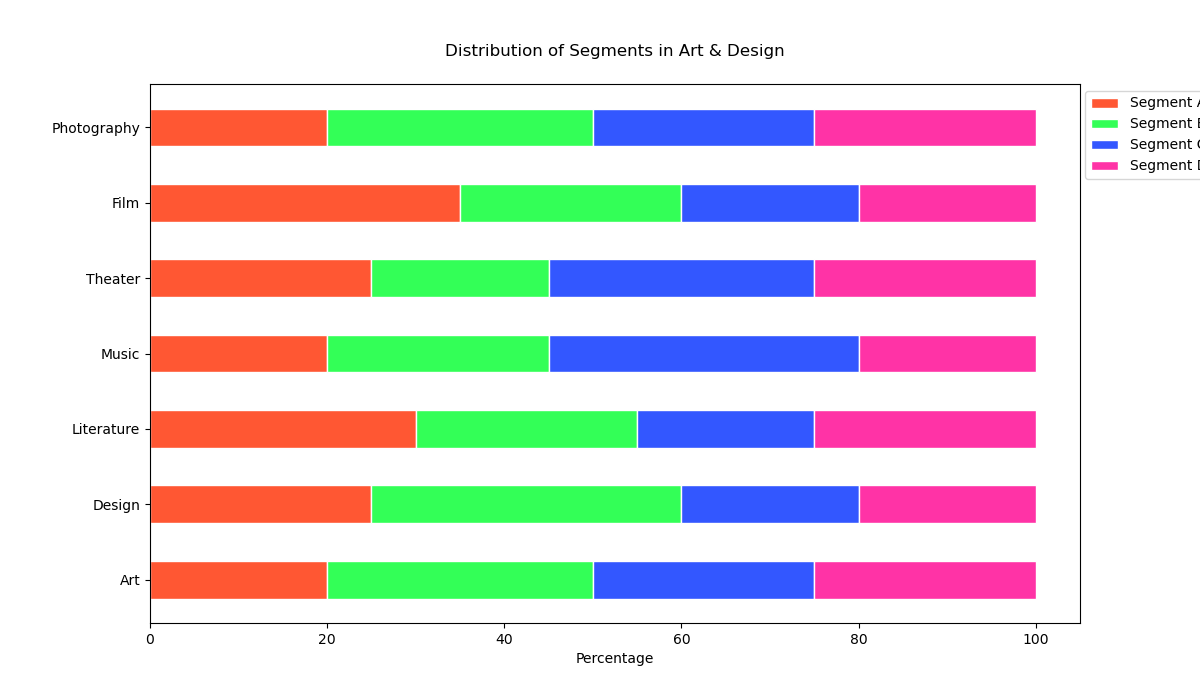

Write Python code to recreate this figure.
import matplotlib.pyplot as plt
import numpy as np

# Data
categories = ['Art', 'Design', 'Literature', 'Music', 'Theater', 'Film', 'Photography']
segment_A = [20, 25, 30, 20, 25, 35, 20]
segment_B = [30, 35, 25, 25, 20, 25, 30]
segment_C = [25, 20, 20, 35, 30, 20, 25]
segment_D = [25, 20, 25, 20, 25, 20, 25]

# Convert data to percentages
totals = np.array(segment_A) + np.array(segment_B) + np.array(segment_C) + np.array(segment_D)
segment_A = np.array(segment_A) / totals * 100
segment_B = np.array(segment_B) / totals * 100
segment_C = np.array(segment_C) / totals * 100
segment_D = np.array(segment_D) / totals * 100

# Stacked bar chart
barWidth = 0.5
r = range(len(categories))

plt.figure(figsize=(12, 7))

plt.barh(r, segment_A, color='#FF5733', edgecolor='white', height=barWidth, label='Segment A')
plt.barh(r, segment_B, left=segment_A, color='#33FF57', edgecolor='white', height=barWidth, label='Segment B')
plt.barh(r, segment_C, left=segment_A + segment_B, color='#3357FF', edgecolor='white', height=barWidth, label='Segment C')
plt.barh(r, segment_D, left=segment_A + segment_B + segment_C, color='#FF33A6', edgecolor='white', height=barWidth, label='Segment D')

# Customizing the plot
plt.xlabel('Percentage')
plt.title('Distribution of Segments in Art & Design', pad=20)
plt.yticks(r, categories)
plt.legend(loc='upper right', bbox_to_anchor=(1.15, 1))

plt.show()
